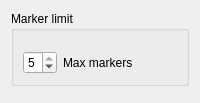
     <widget class="QWidget" name="Markers">
      <attribute name="title">
       <string>Markers</string>
      </attribute>
      <layout class="QVBoxLayout" name="verticalLayout_markers">
       <item>
        <widget class="QGroupBox" name="groupBox_markers">
         <property name="title">
          <string>Marker limit</string>
         </property>
         <layout class="QHBoxLayout" name="horizontalLayout_maxMarkers">
          <property name="topMargin">
           <number>20</number>
          </property>
          <item>
           <widget class="QSpinBox" name="spinBoxMaxMarkers">
            <property name="toolTip">
             <string>The maximum number of markers that can be placed at once</string>
            </property>
            <property name="minimum">
             <number>1</number>
            </property>
            <property name="maximum">
             <number>5</number>
            </property>
            <property name="value">
             <number>5</number>
            </property>
           </widget>
          </item>
          <item>
           <widget class="QLabel" name="label_maxMarkers">
            <property name="toolTip">
             <string>The maximum number of markers that can be placed at once</string>
            </property>
            <property name="text">
             <string>Max markers</string>
            </property>
           </widget>
          </item>
          <item>
           <spacer name="horizontalSpacer_maxMarkers">
            <property name="orientation">
             <enum>Qt::Horizontal</enum>
            </property>
            <property name="sizeHint" stdset="0">
             <size>
              <width>40</width>
              <height>20</height>
             </size>
            </property>
           </spacer>
          </item>
         </layout>
        </widget>
       </item>
       <item>
        <widget class="DualListWidget" name="dualListMarkersColumns" native="true">
         <property name="availableLabel">
          <string>Available</string>
         </property>
         <property name="visibleLabel">
          <string>Selected</string>
         </property>
        </widget>
       </item>
      </layout>
     </widget>
